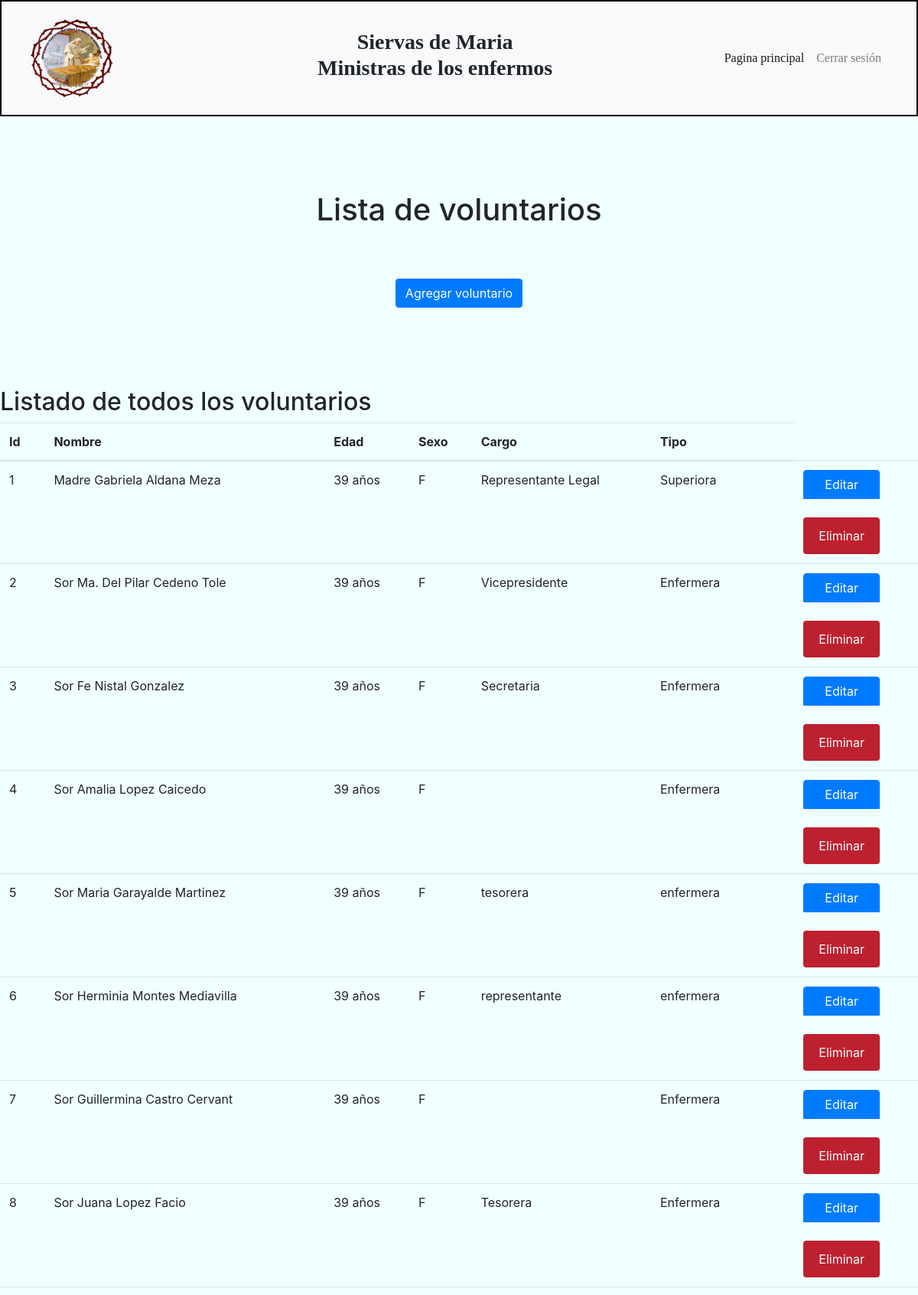
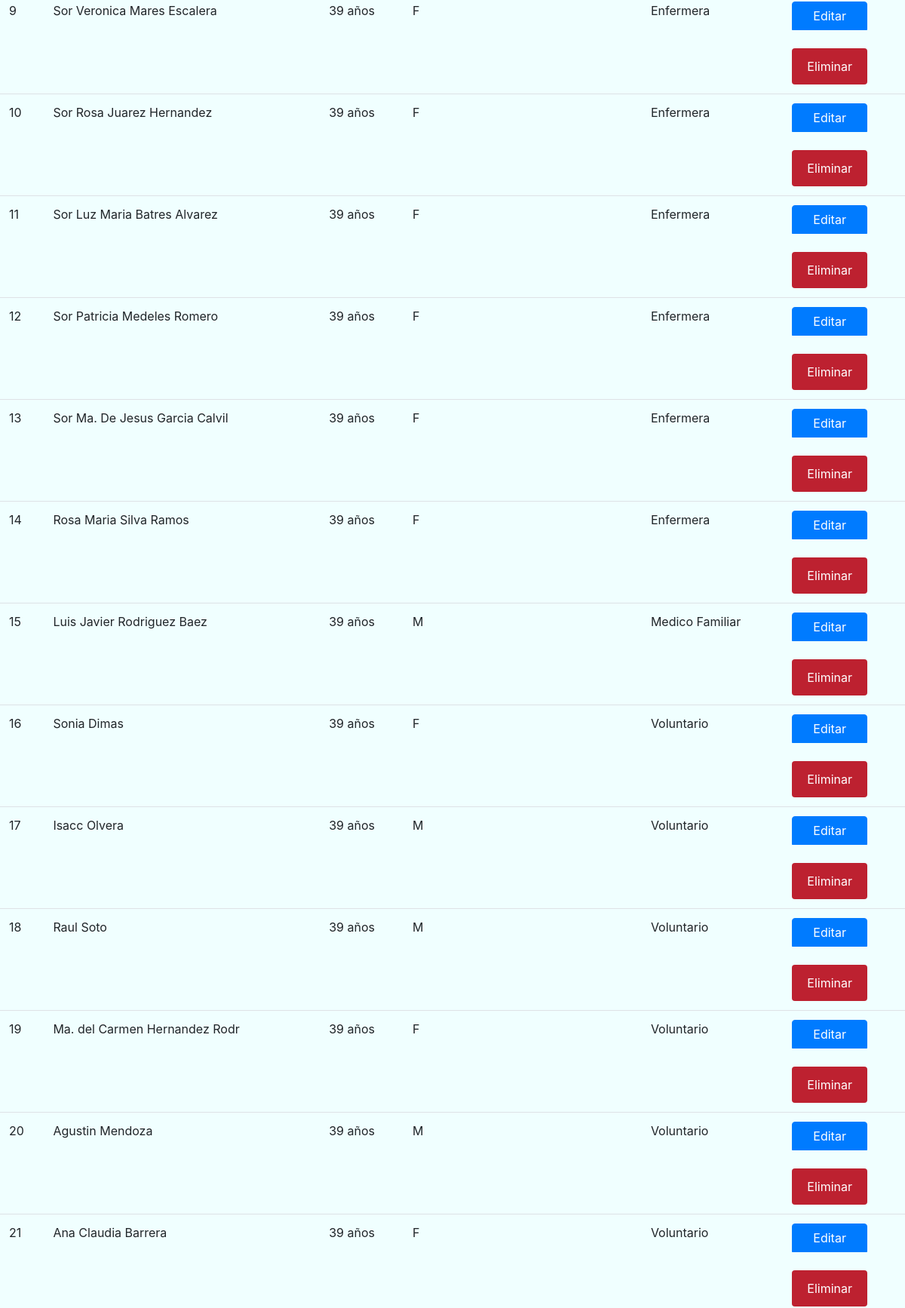
The app's page /source/administracion/voluntarios.php (upper part) with its own data (2 pictures, top to bottom).
### tables this page shows
CREATE TABLE `voluntarios` (
  `IdVoluntario` int(25) NOT NULL,
  `Nombre` varchar(30) NOT NULL,
  `FechadeNacimiento` date NOT NULL,
  `Sexo` char(1) NOT NULL,
  `Cargo` varchar(30) NOT NULL,
  `Tipo` varchar(30) NOT NULL,
  `Activo` int(1) NOT NULL
);

### source/administracion/modelo/util.php (called while the page is built, shortened)
<?php
function conectDb(){
  $servername="remotemysql.com";
  $username= "thdR7Lb9W9";
  $password= "e52rzReZ8d";
  $dbname="thdR7Lb9W9";
  $con = mysqli_connect($servername,$username,$password,$dbname);
  return $con;
}
  function getVoluntarios(){
  	$conn=conectDb();
  	$sql="SELECT IdVoluntario, Nombre, FechaDeNacimiento, Sexo, Cargo, Tipo FROM voluntarios WHERE Activo=1";
  	$result = mysqli_query($conn, $sql);
  	return $result;
  }
?>

### source/administracion/voluntarios.php (the view, shortened to what this page needs)
<?php
  require_once ("modelo/util.php");
  $result=getVoluntarios();
  if(mysqli_num_rows($result)>0){
    echo '<br><table class="table table-white "><thead><h2>Listado de todos los voluntarios</h2><tr>
    <thead>
        <tr>
          <th>Id</th>
          <th>Nombre</th>
	      <th>Edad</th>
	      <th>Sexo</th>
	      <th>Cargo</th>
	      <th>Tipo</th>
	    </tr>
    </thead>
    </tr></thead><tbody>';
  while($row=mysqli_fetch_assoc($result)){
      $temp=$row["IdVoluntario"];
      echo '<tr>';
      echo '<td>'.$temp.'</td> ';
      echo '<td>'.$row["Nombre"].'</td>';
      $cumpleanos = new DateTime($row["FechaDeNacimiento"]);
      $hoy = new DateTime();
      $annos = $hoy->diff($cumpleanos);
      echo "<td>".$annos->y." años</td>";
      echo '<td>'.$row["Sexo"].'</td>';
      echo '<td>'.$row["Cargo"].'</td>';
      echo '<td>'.$row["Tipo"].'</td>';
      echo '  <td>
<div class="btn-group-vertical">
<input type="button" name="edit" value="Editar" id="'.$temp.'" class="clsButton btn btn-primary edit_data">
		<br>
        <form action="controlador/eliminar_voluntario.php" method="POST" onsubmit="return eliminar();" >
        <input type="hidden" value='.$temp.' name="id" id="id">
        <input type="submit" class=" clsButton btn btn-danger active  " role="button" aria-pressed="true" value="Eliminar">
</div>
      </form></td>';
      echo '</tr>';
    }
  }
  echo '</tbody></table>';
?>

### source/css/reportes.css (style rules this page uses)
body { background-color:#E6E6FA; }
html { font-family: Arial; background-color:azure; }
.header { font-family: Palatino, URW Palladio L, serif; }

### source/css/styleTony.css (style rules this page uses)
body,header { background-color:azure; margin:0 auto; }
.header { font-family: Palatino, URW Palladio L, serif; }
h3 { font-family:"Book Antiqua"; }
h1 { margin-top:1em; padding-top:1em }
.divEnmarcado { border-width:2px; border-style:solid; border-color:black; }
.clsButton { width: 200 px; }
.row:after { content: ""; display: table; clear: both; }
input[type=submit] { background-color: #4CAF50; color: white; padding: 12px 20px; border: none; cursor: pointer; }
.container { border-radius: 5px; padding: 10px; }

### records on screen
voluntarios: IdVoluntario "1", Nombre "Madre Gabriela Aldana Meza", FechadeNacimiento "39", Sexo "F", Cargo "Representante Legal", Tipo "Superiora"
voluntarios: IdVoluntario "2", Nombre "Sor Ma. Del Pilar Cedeno Tole", FechadeNacimiento "39", Sexo "F", Cargo "Vicepresidente", Tipo "Enfermera"
voluntarios: IdVoluntario "3", Nombre "Sor Fe Nistal Gonzalez", FechadeNacimiento "39", Sexo "F", Cargo "Secretaria", Tipo "Enfermera"
voluntarios: IdVoluntario "4", Nombre "Sor Amalia Lopez Caicedo", FechadeNacimiento "39", Sexo "F", Tipo "Enfermera"
voluntarios: IdVoluntario "5", Nombre "Sor Maria Garayalde Martinez", FechadeNacimiento "39", Sexo "F", Cargo "tesorera", Tipo "enfermera"
voluntarios: IdVoluntario "6", Nombre "Sor Herminia Montes Mediavilla", FechadeNacimiento "39", Sexo "F", Cargo "representante", Tipo "enfermera"
voluntarios: IdVoluntario "7", Nombre "Sor Guillermina Castro Cervant", FechadeNacimiento "39", Sexo "F", Tipo "Enfermera"
voluntarios: IdVoluntario "8", Nombre "Sor Juana Lopez Facio", FechadeNacimiento "39", Sexo "F", Cargo "Tesorera", Tipo "Enfermera"
voluntarios: IdVoluntario "9", Nombre "Sor Veronica Mares Escalera", FechadeNacimiento "39", Sexo "F", Tipo "Enfermera"
voluntarios: IdVoluntario "10", Nombre "Sor Rosa Juarez Hernandez", FechadeNacimiento "39", Sexo "F", Tipo "Enfermera"
voluntarios: IdVoluntario "11", Nombre "Sor Luz Maria Batres Alvarez", FechadeNacimiento "39", Sexo "F", Tipo "Enfermera"
voluntarios: IdVoluntario "12", Nombre "Sor Patricia Medeles Romero", FechadeNacimiento "39", Sexo "F", Tipo "Enfermera"
voluntarios: IdVoluntario "13", Nombre "Sor Ma. De Jesus Garcia Calvil", FechadeNacimiento "39", Sexo "F", Tipo "Enfermera"
voluntarios: IdVoluntario "14", Nombre "Rosa Maria Silva Ramos", FechadeNacimiento "39", Sexo "F", Tipo "Enfermera"
voluntarios: IdVoluntario "15", Nombre "Luis Javier Rodriguez Baez", FechadeNacimiento "39", Sexo "M", Tipo "Medico Familiar"
voluntarios: IdVoluntario "16", Nombre "Sonia Dimas", FechadeNacimiento "39", Sexo "F", Tipo "Voluntario"
voluntarios: IdVoluntario "17", Nombre "Isacc Olvera", FechadeNacimiento "39", Sexo "M", Tipo "Voluntario"
voluntarios: IdVoluntario "18", Nombre "Raul Soto", FechadeNacimiento "39", Sexo "M", Tipo "Voluntario"
voluntarios: IdVoluntario "19", Nombre "Ma. del Carmen Hernandez Rodr", FechadeNacimiento "39", Sexo "F", Tipo "Voluntario"
voluntarios: IdVoluntario "20", Nombre "Agustin Mendoza", FechadeNacimiento "39", Sexo "M", Tipo "Voluntario"
voluntarios: IdVoluntario "21", Nombre "Ana Claudia Barrera", FechadeNacimiento "39", Sexo "F", Tipo "Voluntario"
